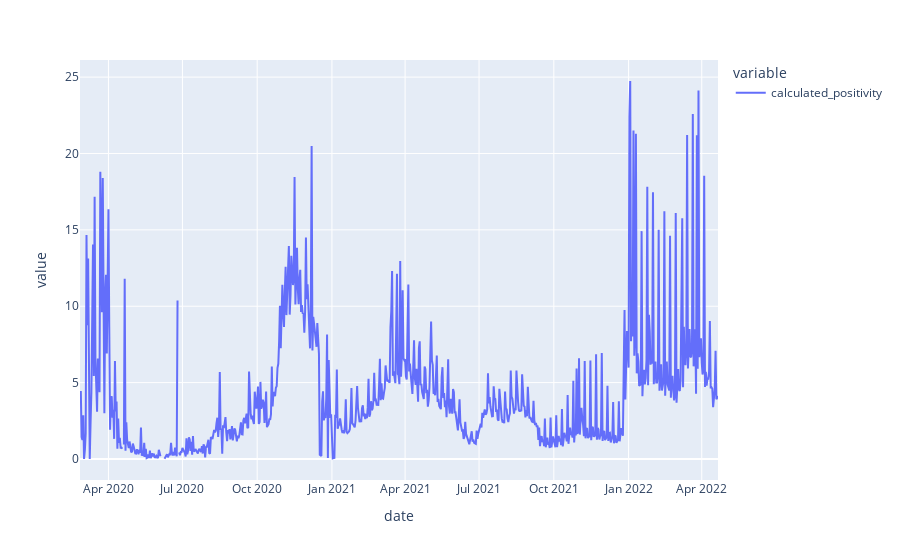

Source (notebook cell):
### Code cell
df_daily_stats.set_index('date')['calculated_positivity'].plot()

### Figure 1 — Plotly figure (JSON) as saved in the notebook; plotly's stock layout.template omitted (floating-point values rounded to 4 significant figures; data arrays with more than 128 entries replaced by an {"elided": "..."} marker saying what was removed)
{"data": [{"hovertemplate": "variable=calculated_positivity<br>date=%{x}<br>value=%{y}<extra></extra>", "legendgroup": "calculated_positivity", "line": {"color": "#636efa", "dash": "solid"}, "marker": {"symbol": "circle"}, "mode": "lines", "name": "calculated_positivity", "orientation": "v", "showlegend": true, "type": "scatter", "x": {"elided": "781 str values"}, "xaxis": "x", "y": {"elided": "781 float values"}, "yaxis": "y"}], "layout": {"autosize": true, "legend": {"title": {"text": "variable"}, "tracegroupgap": 0}, "margin": {"t": 60}, "xaxis": {"anchor": "y", "autorange": true, "domain": [0, 1], "range": ["2020-02-26", "2022-04-21"], "title": {"text": "date"}, "type": "date"}, "yaxis": {"anchor": "x", "autorange": true, "domain": [0, 1], "range": [-1.375, 26.12], "title": {"text": "value"}, "type": "linear"}}}
